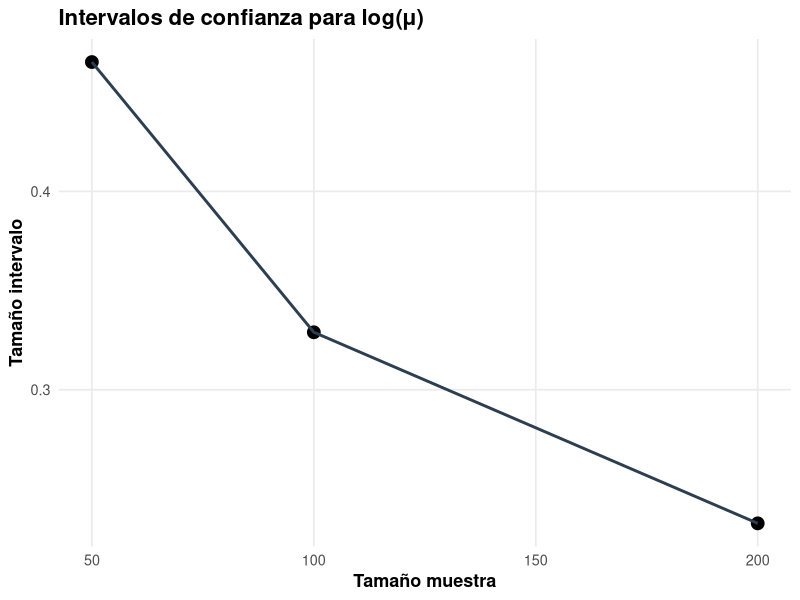
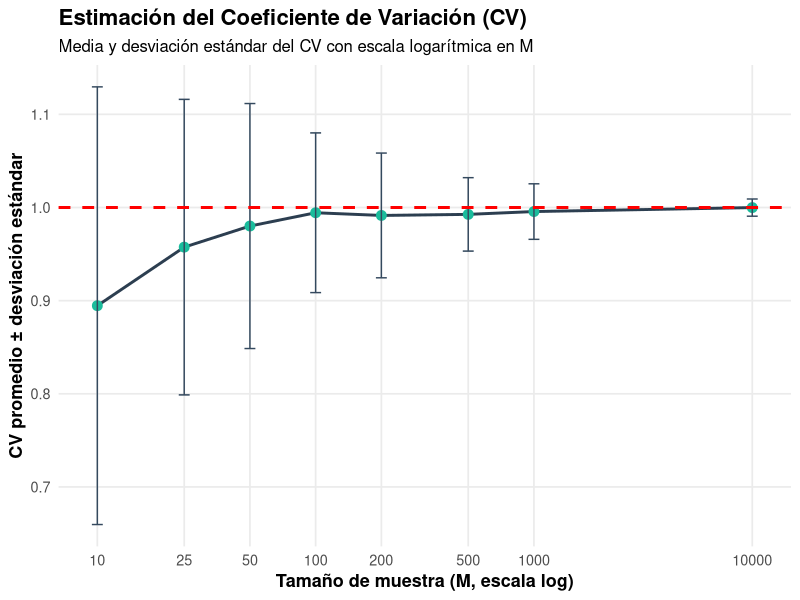

Here is the R script that generated these plots, in order:
library(tidyverse)

set.seed(1234)

################## EJERCICIO 4.2 ###############################
mu <- 2 #Fijamos mu

varianza <- mu^2 #Varianza de una exponencial
coeficiente_variacion <- varianza/mu^2 # Para el caso de la exponencial coeficiente de variacion es siempre 1
lambda <- 1/mu #Parametro de la exponencials
z <- qnorm(1 - 0.1/2) #Intervalo de confianza (90%) i.e. alpha = 0.1

intervalo <- function(M) {
  #Obtengo M muestras de una exp(\lambda = 1/mu) 

  muestras <- rexp(M, lambda)
  X_techo <- mean(muestras)
  f_X_techo <- log(X_techo)

  limite_inferior <- f_X_techo - z*coeficiente_variacion/sqrt(M)
  limite_superior <- f_X_techo + z*coeficiente_variacion/sqrt(M)
  
  data.frame(M = M, inf = limite_inferior, sup = limite_superior)
}

Ms <- list(M = c(50, 100, 200))

resultados <- pmap(Ms, intervalo) |>
                bind_rows()

resultados |> 
  mutate(tam_intervalo = abs(sup-inf)) |>
  ggplot(aes(x = M, y = tam_intervalo)) +
    geom_point(size = 4) +
    geom_line(color = "#2C3E50", size = 1) +
    labs(
         title = "Intervalos de confianza para log(μ)",
         x = "Tamaño muestra", 
         y = "Tamaño intervalo") +
    theme_minimal(base_size = 13) +
    theme(
      plot.title = element_text(face = "bold", size = 16),
      plot.subtitle = element_text(size = 12),
      axis.title = element_text(face = "bold"),
      panel.grid.minor = element_blank()
    )  
#A medida que crece M se achica el intervalo

########################################

################## EJERCICIO 4.4 ############################

cv <- function(M, seed){
  
  set.seed(seed)
  
  muestras <- rexp(M, lambda)
  X_sum <- sum(muestras)
  
  X_techo <- mean(muestras)
  S_m <- sqrt( 1/(M-1)*(sum((muestras-X_techo)^2)) )
  
  data.frame(M = M, cv = S_m / X_techo)
}

Ms <- c(10, 25, 50, 100, 200, 500, 1000, 10000)
seeds <- sample(1:100000, 100)

resultados <- pmap(crossing(M = Ms, seed = seeds), cv) |>
  bind_rows()

resultados |> 
  group_by(M) |> 
  summarize(
    mean_cv = mean(cv),
    sd_cv = sd(cv),
    .groups = "drop"
  ) |> 
  ggplot(aes(x = M, y = mean_cv)) +
  geom_line(color = "#2C3E50", size = 1) +
  geom_point(size = 3, color = "#1ABC9C") +
  geom_errorbar(aes(ymin = mean_cv - sd_cv, ymax = mean_cv + sd_cv),
                width = 0.05, color = "#34495E") +
  geom_hline(yintercept = 1, linetype = "dashed", color = "red", linewidth = 1) +
  scale_x_log10(breaks = unique(resultados$M)) +
  labs(
    title = "Estimación del Coeficiente de Variación (CV)",
    subtitle = "Media y desviación estándar del CV con escala logarítmica en M",
    x = "Tamaño de muestra (M, escala log)",
    y = "CV promedio ± desviación estándar"
  ) +
  theme_minimal(base_size = 13) +
  theme(
    plot.title = element_text(face = "bold", size = 16),
    plot.subtitle = element_text(size = 12),
    axis.title = element_text(face = "bold"),
    panel.grid.minor = element_blank()
  )
#############################################################
